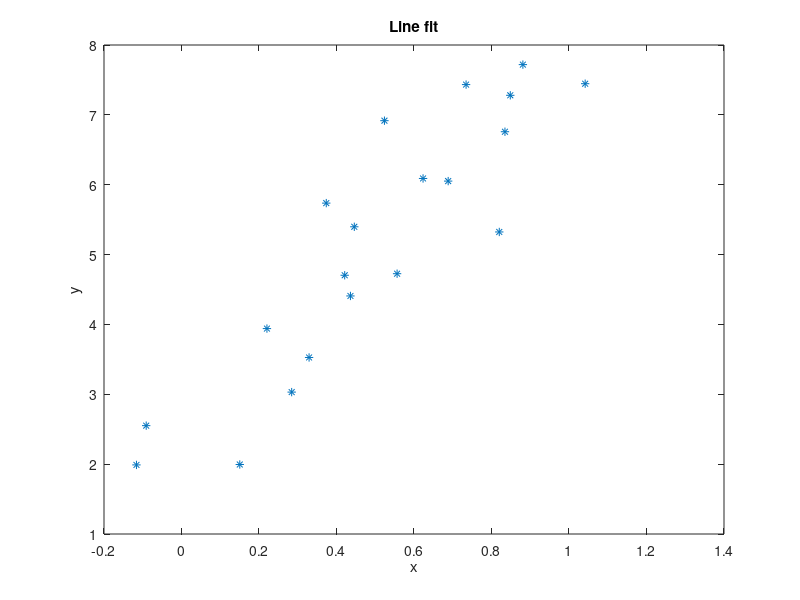

Reproduce this figure in MATLAB. (Note: this script raises an error after producing the figure.)
% Task 1: Fit least squares and total least squares lines to data points.

% Clear up
clc;
close all;
clear all;
clearvars;

% Begin by loading data points from linjepunkter.mat
load linjepunkter

N = length(x); % number of data points

% Plot data
plot(x, y, '*'); hold on;
xlabel('x') 
ylabel('y')
title('Line fit')
x_fine = [min(x)-0.05,max(x)+0.05]; % used when plotting the fitted lines

% Fit a line to these data points with least squares
% Here you should write code to obtain the p_ls coefficients (assuming the
% line has the form y = p_ls(1) * x + p_ls(2)).
% p_ls = polyfit(x, y, 1);

p_ls = ls(x, y);
plot(x_fine, p_ls(1) * x_fine + p_ls(2))

% Fit a line to these data points with total least squares.
% Note that the total least squares line has the form 
% ax + by + c = 0, but the plot command requires it to be of the form
% y = kx + m, so make sure to convert appropriately.

p_tls = tls(x, y);
plot(x_fine, p_tls(1) * x_fine + p_tls(2) , 'k--')


% Legend --> show which line corresponds to what (if you need to
% re-position the legend, you can modify rect below)
h=legend('data points', 'least-squares','total-least-squares');
rect = [0.20, 0.65, 0.25, 0.25];
set(h, 'Position', rect)

% After having plotted both lines, it's time to compute errors for the
% respective lines. Specifically, for each line (the least squares and the
% total least squares line), compute the least square error and the total
% least square error. 
% Note that the error is the sum of the individual
% errors for each data point! In total you should get 4 errors. Report these
% in your report, and comment on the results. OBS: Recall the distance formula
% between a point and a line from linear algebra, useful when computing orthogonal
% errors!

% WRITE CODE BELOW TO COMPUTE THE 4 ERRORS

disp('Least Square Fit')
[ls_error, tls_error] = error(x, y, p_ls)

disp('Total Least Square Fit')
[ls_error, tls_error] = error(x, y, p_tls)


function [ls_error, tls_error] = error(x, y, p)
% returns [Least Square error, Total Least Square error]
k = p(1);
m = p(2);

ls_error  = sum(( y - (k*x + m)).^2 );
tls_error = sum(( abs(y - (k*x + m) ) ./ sqrt(k^2 + 1)).^2);

end

function p = ls(x, y)
% Least Squares
% minimize distance to line in y direction
% Fit a line y = kx + m to the dataset x,y 

A = [x , ones(size(x,1),1)];
p = A\y;

end

function p = tls(x, y)
% Total Least Squares
% minimize distance from point to line 
% Fit a line ax + by + c = 0 to the dataset x,y 
% convert to y = kx + m  and return k,m

iN = 1/size(x,1);
x2 = x'*x;
y2 = y'*y;
xy = x'*y;

xxs = sum(x)^2;
yys = sum(y)^2;
xys = sum(x) * sum(y);

A = [x2-iN*xxs xy-iN*xys
     xy-iN*xys y2-iN*yys];

[V,~] = eig(A);
a = V(1,1);
b = V(2,1);
c = -iN * (a*sum(x) + b*sum(y));

p = -[a c] ./ b;

end